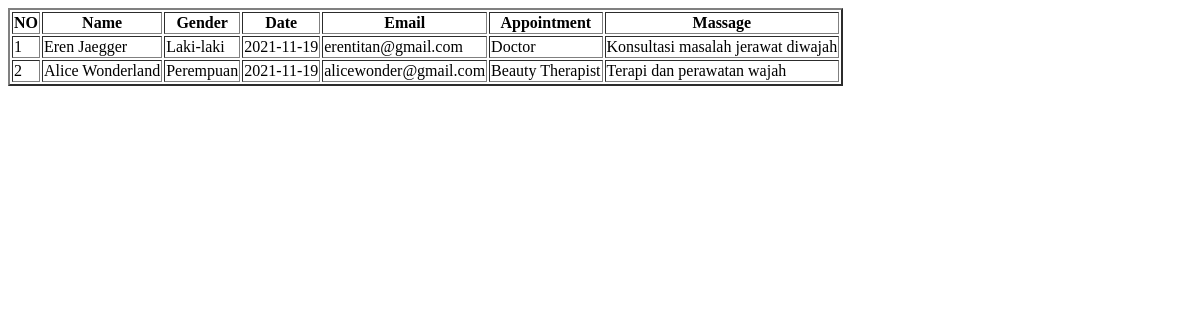
/php/tampil_data2.php, run on an earlier commit of the app's database.
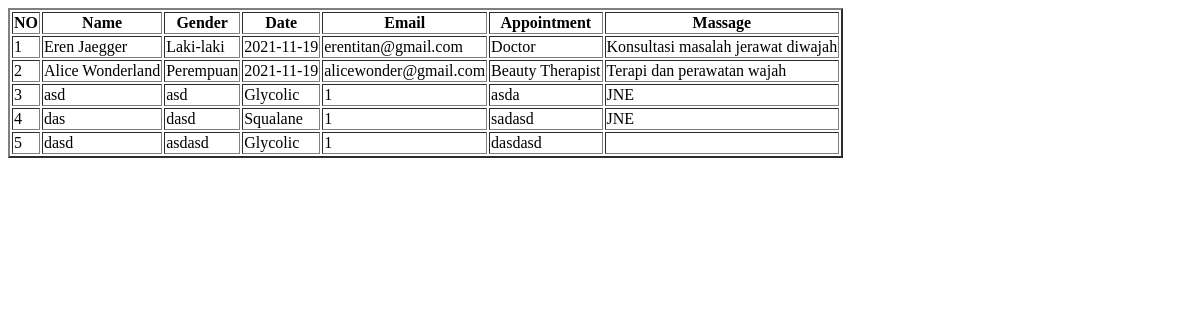
And on a later commit of the database.
### tables this page shows
CREATE TABLE `appointment_tb` (
  `id` int(11) NOT NULL,
  `name` varchar(20) NOT NULL,
  `gender` varchar(10) NOT NULL,
  `date` varchar(20) NOT NULL,
  `email` varchar(25) NOT NULL,
  `appointment` varchar(25) NOT NULL,
  `message` varchar(150) NOT NULL
);

### php/koneksi.php (called while the page is built, shortened)
<?php
class database
{
    var $host = "localhost";
    var $username = "root";
    var $password = "";
    var $database = "klinik_dbs";
    var $koneksi = "";
    function __construct()
    {
        $this->koneksi = mysqli_connect($this->host, $this->username, $this->password, $this->database);
    }
    function tampil_data2()
    {
        $data2 = mysqli_query($this->koneksi, "select * from appointment_tb ");
        $hasil2 = array();
        while ($row = mysqli_fetch_array($data2)) {
            $hasil2[] = $row;
        }
        return $hasil2;
    }
}

### php/tampil_data2.php (the view, shortened to what this page needs)
<?php
include('koneksi.php');
$db = new database();
$data_karyawan2 = $db->tampil_data2();
?>
<html>
<table border="2px">
    <tr>
        <th>NO</th>
        <th>Name</th>
        <th>Gender</th>
        <th>Date</th>
        <th>Email</th>
        <th>Appointment</th>
        <th>Massage</th>
    </tr>
    <?php
    $no = 1;
    foreach ($data_karyawan2 as $row1) {
    ?>
        <tr>
            <td><?php echo $no++; ?></td>
            <td><?php echo $row1['name']; ?></td>
            <td><?php echo $row1['gender']; ?></td>
            <td><?php echo $row1['date']; ?></td>
            <td><?php echo $row1['email']; ?></td>
            <td><?php echo $row1['appointment']; ?></td>
            <td><?php echo $row1['message']; ?></td>
        </tr>
    <?php
    }
    ?>
</table>
</html>

What changed in the data, as far as the page shows it:
added appointment_tb: name "asd", gender "asd", date "Glycolic", email "1", appointment "asda", message "JNE"
added appointment_tb: name "das", gender "dasd", date "Squalane", email "1", appointment "sadasd", message "JNE"
added appointment_tb: name "dasd", gender "asdasd", date "Glycolic", email "1", appointment "dasdasd"
